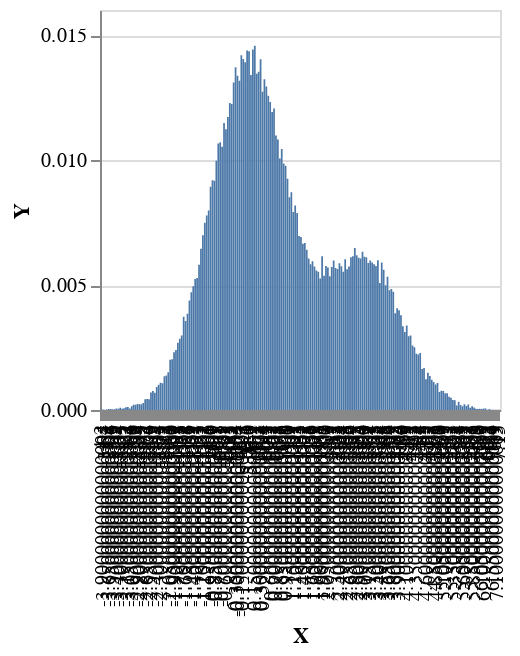

The notebook cell this image was saved under:
### Code cell
sampleIO $ plotVega . toEmpirical . toBins 0.05 <$> replicateM 100000 model3

### Figure 1 — Vega-Lite specification as saved in the notebook (floating-point values rounded to 4 significant figures; data arrays with more than 128 entries replaced by an {"elided": "..."} marker saying what was removed)
{"$schema": "https://vega.github.io/schema/vega-lite/v4.json", "data": {"values": {"elided": "208 records"}}, "encoding": {"x": {"field": "X", "sort": {"elided": "208 str values"}, "type": "nominal"}, "y": {"field": "Y", "type": "quantitative"}}, "height": 200, "mark": "bar", "width": 200}
